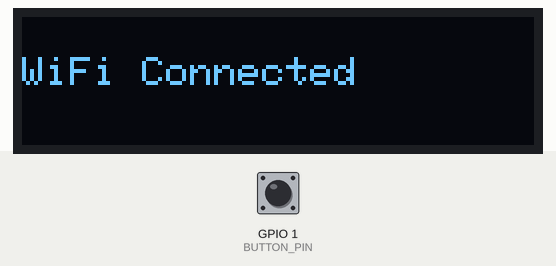
The sketch below on a simulated ESP32. Parts: 128×32 one-colour display. Inputs (shaded band) come from the test bench; at power-on: GPIO 1 (BUTTON_PIN) HIGH. WiFi joins after 1.5 s; servers stay silent unless stated; the camera gives no picture; web services answer with replies made up by the test bench; what the sketch prints to the serial monitor is not drawn.

Above: at 1.6 s.
At 3.5 s:
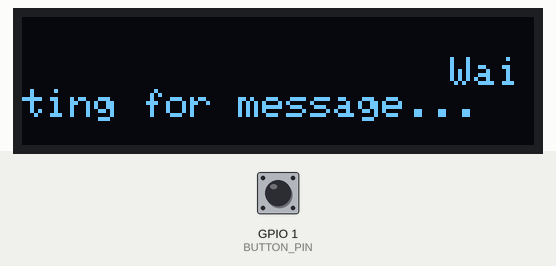
3.6 s: GPIO 1 (BUTTON_PIN) pulled LOW for 0.15 s
At 5.1 s:
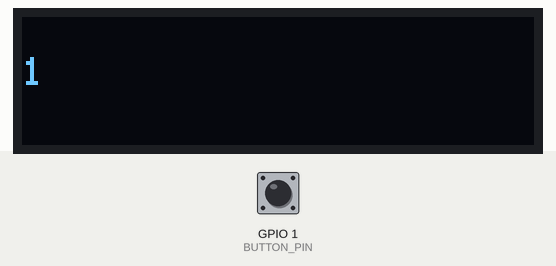
At 7.7 s:
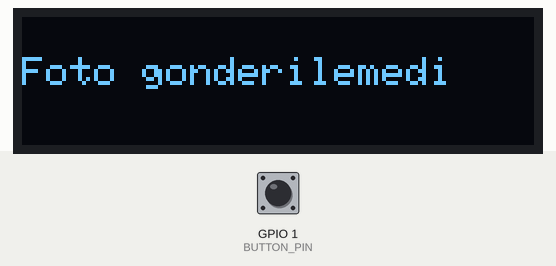
Timing chart, 0 to 9.2 s (numbered marks = the images above; inputs shaded):
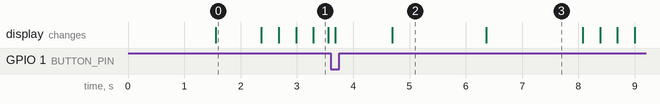

The sketch:

telegram.ino
```cpp
#include <WiFi.h>
#include <WiFiClientSecure.h>
#include <HTTPClient.h>
#include <Wire.h>
#include <esp_camera.h>
#include <Adafruit_GFX.h>
#include <Adafruit_SSD1306.h>
#include <ArduinoJson.h>

// WiFi bilgileri
const char* ssid = "Wifi Ağ İsmi";
const char* password = "Wifi Ağ Şifresi";
String botToken = "********************************";
String chat_id = "***************";

// OLED
#define SCREEN_WIDTH 128
#define SCREEN_HEIGHT 32
#define OLED_ADDRESS 0x3C
Adafruit_SSD1306 display(SCREEN_WIDTH, SCREEN_HEIGHT, &Wire);

// Buton
#define BUTTON_PIN 1

// Kamera pinleri
#define PWDN_GPIO_NUM  -1
#define RESET_GPIO_NUM -1
#define XCLK_GPIO_NUM  10
#define SIOD_GPIO_NUM  40
#define SIOC_GPIO_NUM  39
#define Y9_GPIO_NUM    48
#define Y8_GPIO_NUM    11
#define Y7_GPIO_NUM    12
#define Y6_GPIO_NUM    14
#define Y5_GPIO_NUM    16
#define Y4_GPIO_NUM    18
#define Y3_GPIO_NUM    17
#define Y2_GPIO_NUM    15
#define VSYNC_GPIO_NUM 38
#define HREF_GPIO_NUM  47
#define PCLK_GPIO_NUM  13

String currentMessage = "Waiting for message...";
unsigned long lastDebounceTime = 0, debounceDelay = 50;
bool lastButtonState = HIGH, buttonHandled = false;
unsigned long lastSendTime = 0, cooldown = 3000;
unsigned long lastMessageCheckTime = 0, messageCheckInterval = 5000;
int scrollX = SCREEN_WIDTH;
unsigned long lastScrollTime = 0, scrollInterval = 30;

void setup() {
  Serial.begin(115200);
  pinMode(BUTTON_PIN, INPUT_PULLUP);

  Wire.begin(44, 3);  // SDA = 3, SCL = 44

  display.begin(SSD1306_SWITCHCAPVCC, OLED_ADDRESS);
  display.clearDisplay();
  display.setTextSize(1);
  display.setTextColor(WHITE);
  showStaticMessage("Connecting WiFi...");

  WiFi.begin(ssid, password);
  while (WiFi.status() != WL_CONNECTED) delay(500);
  showStaticMessage("WiFi Connected");
  delay(500);

  camera_config_t config;
  config.ledc_channel = LEDC_CHANNEL_0;
  config.ledc_timer = LEDC_TIMER_0;
  config.pin_d0 = Y2_GPIO_NUM;
  config.pin_d1 = Y3_GPIO_NUM;
  config.pin_d2 = Y4_GPIO_NUM;
  config.pin_d3 = Y5_GPIO_NUM;
  config.pin_d4 = Y6_GPIO_NUM;
  config.pin_d5 = Y7_GPIO_NUM;
  config.pin_d6 = Y8_GPIO_NUM;
  config.pin_d7 = Y9_GPIO_NUM;
  config.pin_xclk = XCLK_GPIO_NUM;
  config.pin_pclk = PCLK_GPIO_NUM;
  config.pin_vsync = VSYNC_GPIO_NUM;
  config.pin_href = HREF_GPIO_NUM;
  config.pin_sscb_sda = SIOD_GPIO_NUM;
  config.pin_sscb_scl = SIOC_GPIO_NUM;
  config.pin_pwdn = PWDN_GPIO_NUM;
  config.pin_reset = RESET_GPIO_NUM;
  config.xclk_freq_hz = 20000000;
  config.pixel_format = PIXFORMAT_JPEG;
  config.frame_size = FRAMESIZE_UXGA;
  config.jpeg_quality = 7;
  config.fb_count = 1;

  if (esp_camera_init(&config) != ESP_OK) showError("Camera Error");
}

void loop() {
  bool reading = digitalRead(BUTTON_PIN);
  if (reading != lastButtonState) lastDebounceTime = millis();
  if ((millis() - lastDebounceTime) > debounceDelay) {
    if (reading == LOW && !buttonHandled && millis() - lastSendTime > cooldown) {
      buttonHandled = true;
      lastSendTime = millis();
      showStaticMessage("Foto cekiliyor...");
      if (sendPhotoToTelegram()) showStaticMessage("Foto gonderildi");
      else showError("Foto gonderilemedi");
      delay(500);
      scrollX = SCREEN_WIDTH;
    } else if (reading == HIGH) {
      buttonHandled = false;
    }
  }
  lastButtonState = reading;

  if (millis() - lastMessageCheckTime > messageCheckInterval) {
    String newMsg = getLastMessageFromTelegram();
    if (newMsg != "" && newMsg != currentMessage) {
      currentMessage = newMsg;
      scrollX = SCREEN_WIDTH;
    }
    lastMessageCheckTime = millis();
  }

  if (millis() - lastScrollTime > scrollInterval) {
    scrollMessage();
    lastScrollTime = millis();
  }
}

void scrollMessage() {
  display.clearDisplay();
  display.setCursor(scrollX, 10);
  display.println(convertTurkishChars(currentMessage));
  display.display();
  scrollX--;
  int textWidth = currentMessage.length() * 6;
  if (scrollX < -textWidth) scrollX = SCREEN_WIDTH;
}

void showStaticMessage(String msg) {
  display.clearDisplay();
  display.setCursor(0, 10);
  display.println(convertTurkishChars(msg));
  display.display();
}

void showError(String errorMsg) {
  display.clearDisplay();
  display.setCursor(0, 10);
  display.println(errorMsg);
  display.display();
  delay(1000);
}

bool sendPhotoToTelegram() {

  showStaticMessage("2");
  delay(1000);
  showStaticMessage("1");
  delay(1000);
  camera_fb_t *dummy = esp_camera_fb_get();
  if (dummy) esp_camera_fb_return(dummy);
  delay(600);

  if (ESP.getFreeHeap() < 150000) {
    Serial.println("[RAM] Yetersiz RAM, fotoğraf çekilmiyor.");
    return false;
  }

  Serial.println("[Kamera] Fotoğraf alınıyor...");
  camera_fb_t* fb = esp_camera_fb_get();
  if (!fb) {
    Serial.println("[Kamera] Fotoğraf alınamadı (NULL).");
    return false;
  }

  showStaticMessage("Foto gönderiliyor");

  Serial.printf("[Kamera] Fotoğraf boyutu: %d byte\n", fb->len);

  WiFiClientSecure client;
  client.setInsecure();
  HTTPClient https;

  String serverPath = "https://api.telegram.org/bot" + botToken + "/sendPhoto";

  if (!https.begin(client, serverPath)) {
    Serial.println("[HTTP] HTTPS başlatılamadı!");
    esp_camera_fb_return(fb);
    return false;
  }
  Serial.println("[HTTP] HTTPS bağlantı başarılı.");

  String bodyStart = "--RandomBoundary\r\n"
                     "Content-Disposition: form-data; name=\"chat_id\"\r\n\r\n" + chat_id + "\r\n"
                     "--RandomBoundary\r\n"
                     "Content-Disposition: form-data; name=\"photo\"; filename=\"photo.jpg\"\r\n"
                     "Content-Type: image/jpeg\r\n\r\n";

  String bodyEnd = "\r\n--RandomBoundary--\r\n";

  // toplam boyutu hesapla
  size_t totalLen = bodyStart.length() + fb->len + bodyEnd.length();

  uint8_t* body = (uint8_t*)malloc(totalLen);
  if (!body) {
    Serial.println("[RAM] Body oluşturulamadı!");
    esp_camera_fb_return(fb);
    https.end();
    return false;
  }

  memcpy(body, bodyStart.c_str(), bodyStart.length());
  memcpy(body + bodyStart.length(), fb->buf, fb->len);
  memcpy(body + bodyStart.length() + fb->len, bodyEnd.c_str(), bodyEnd.length());

  https.addHeader("Content-Type", "multipart/form-data; boundary=RandomBoundary");

  Serial.println("[HTTP] POST gönderiliyor...");
  int httpCode = https.POST(body, totalLen);

  free(body);
  esp_camera_fb_return(fb);
  https.end();

  Serial.printf("[HTTP] POST sonucu: %d\n", httpCode);

  if (httpCode > 0) {
    Serial.println("[OK] Fotoğraf gönderildi.");
    return true;
  } else {
    Serial.printf("[HATA] Gönderilemedi: %s\n", https.errorToString(httpCode).c_str());
    return false;
  }
}


String getLastMessageFromTelegram() {
  WiFiClientSecure client;
  client.setInsecure();
  HTTPClient https;
  String serverPath = "https://api.telegram.org/bot" + botToken + "/getUpdates";

  if (!https.begin(client, serverPath)) return "";

  int httpResponseCode = https.GET();
  String payload = "";

  if (httpResponseCode == 200) {
    payload = https.getString();
    StaticJsonDocument<4096> doc;
    DeserializationError error = deserializeJson(doc, payload);

    if (!error) {
      JsonArray results = doc["result"];
      if (results.size() > 0) {
        JsonObject last = results[results.size() - 1];
        String text = last["message"]["text"];
        https.end();
        return text;
      }
    }
  }
  https.end();
  return "";
}

String convertTurkishChars(String text) {
  text.replace("ç", "c");
  text.replace("Ç", "C");
  text.replace("ğ", "g");
  text.replace("Ğ", "G");
  text.replace("ı", "i");
  text.replace("İ", "I");
  text.replace("ö", "o");
  text.replace("Ö", "O");
  text.replace("ş", "s");
  text.replace("Ş", "S");
  text.replace("ü", "u");
  text.replace("Ü", "U");
  return text;
}
```

Measured:
- after the input at 3.6 s, the display: first changes after 0.08 s (image 2 shows a later state)
- what the display in image 0 shows lasts 0.8 s, from 1.6 s to 2.4 s
- what the display in image 2 shows lasts 1.7 s, from 4.7 s to 6.4 s
